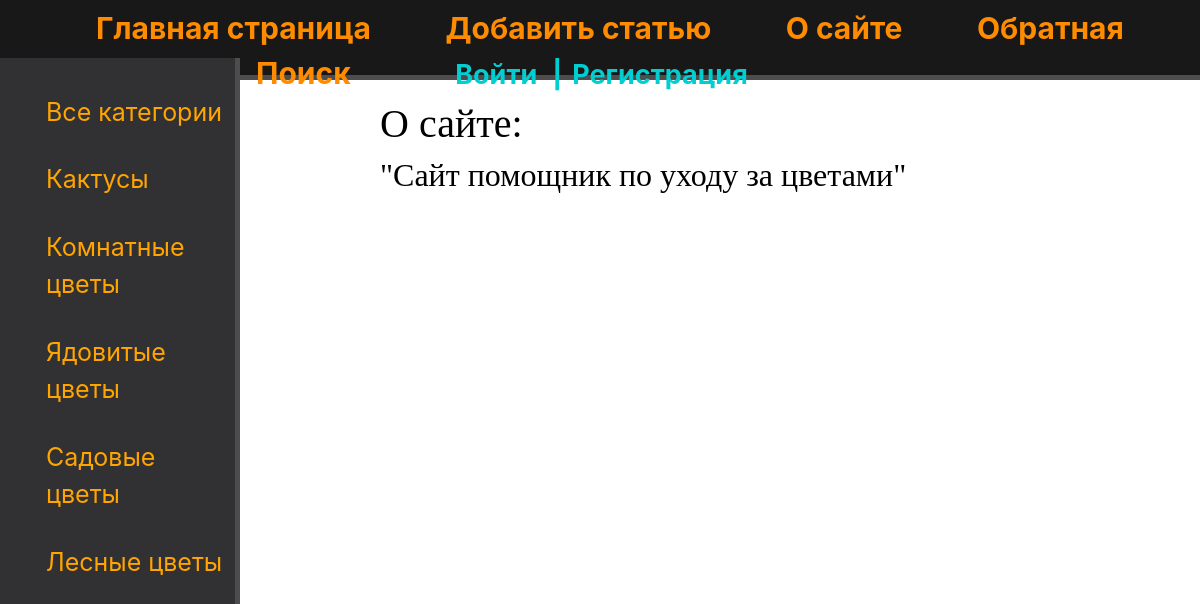
/about/, run on an earlier commit of the app's database.
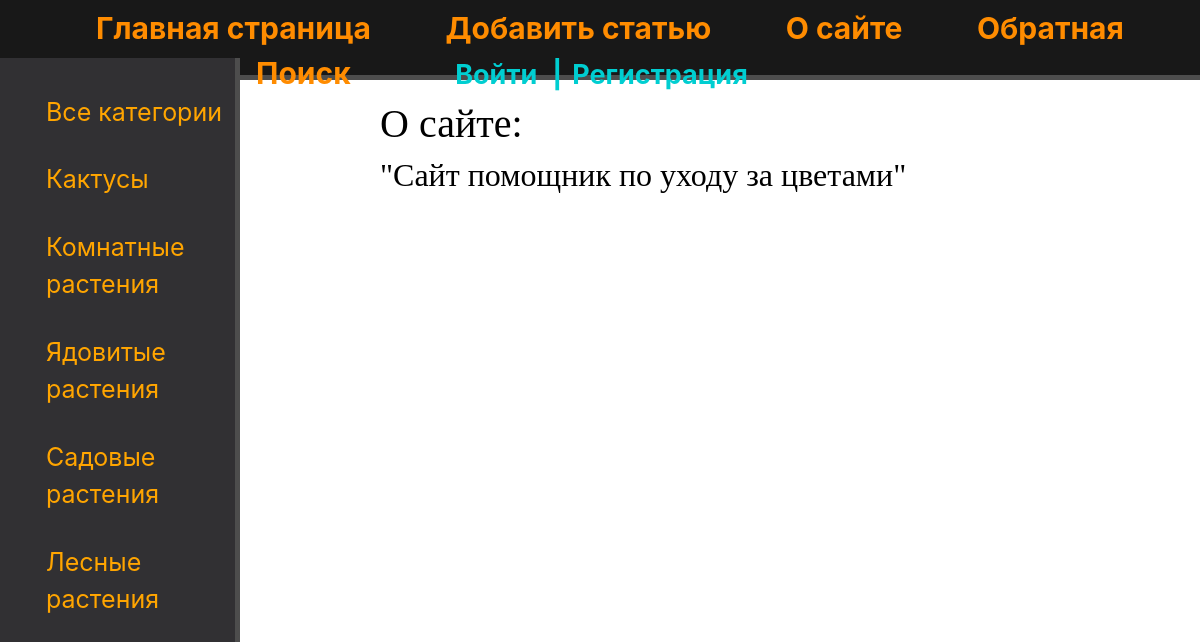
And on a later commit of the database.
### flowers/models.py (models this page shows, shortened)
class Category(models.Model):
    name = models.CharField(max_length=250)
    slug = models.SlugField(max_length=250, unique=True, db_index=True)
    def get_absolute_url(self):
        return reverse('category', kwargs={'cat_slug': self.slug})

### flowers/views.py (the view)
# urls.py: path('about/', views.about, name='about'),
def about(request):
    data = {'title': 'О сайте:',
            'menu': menu}
    return render(request, 'flowers/about.html', data)

### flowers/templatetags/flowers_category.py (called while the page is built)
@register.inclusion_tag('flowers/list_category.html')
def flower_category(cat_select=0):
    flower_cat = Category.objects.all()
    return {'category': flower_cat, 'cat_select': cat_select}

### users/context_processors.py (called while the page is built)
def get_flowers_context(request):
    return {'mainmenu': menu}

### flowers/templates/flowers/about.html
{% extends 'base.html' %}
{% block content %}
    <h1>{{ title }}</h1>
    <h2>"Сайт помощник по уходу за цветами"</h2>
{% endblock %}

### flowers/templates/flowers/list_category.html
{% for cat in category %}
    {% if cat.id == cat_select %}
        <li class="select">{{cat.name}}</li>
    {% else %}
        <li><a href="{{ cat.get_absolute_url }}">{{cat.name}}</a></li>
    {% endif %}
{% endfor %}

What changed in the data, as far as the page shows it:
changed Category: name "Комнатные цветы" → "Комнатные растения"
changed Category: name "Ядовитые цветы" → "Ядовитые растения"
changed Category: name "Садовые цветы" → "Садовые растения"
changed Category: name "Лесные цветы" → "Лесные растения"
